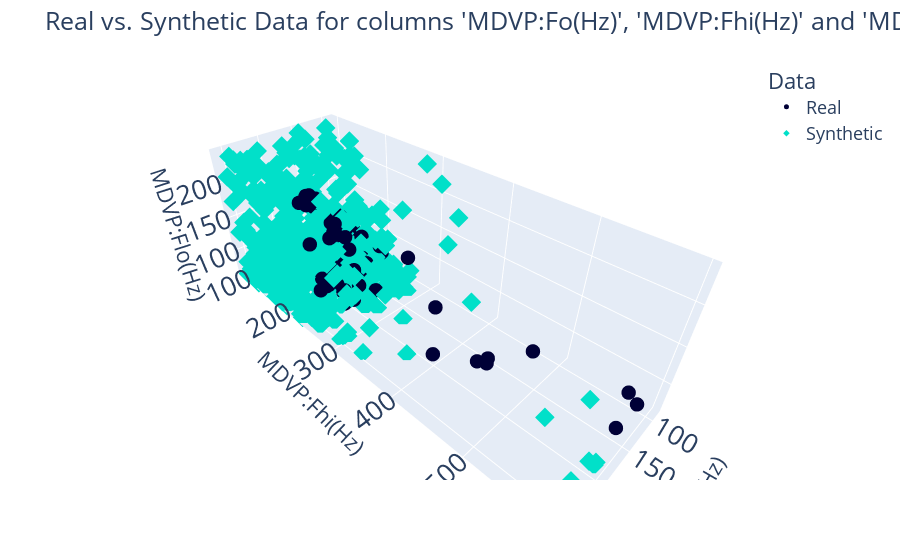

Notebook cell for this chart:
### Code cell
PosCampoInicial = 1
compare_3d(DataPrincipal.iloc[:,PosCampoInicial:PosCampoInicial+3], DataSintetico.iloc[:,PosCampoInicial:PosCampoInicial+3]).show("vscode")

### Figure 1 — Plotly figure (JSON) as saved in the notebook; plotly's stock layout.template omitted (floating-point values rounded to 4 significant figures; data arrays with more than 128 entries replaced by an {"elided": "..."} marker saying what was removed)
{"data": [{"hovertemplate": "Data=Real<br>MDVP:Fo(Hz)=%{x}<br>MDVP:Fhi(Hz)=%{y}<br>MDVP:Flo(Hz)=%{z}<extra></extra>", "legendgroup": "Real", "marker": {"color": "#000036", "size": 5, "symbol": "circle"}, "mode": "markers", "name": "Real", "scene": "scene", "showlegend": true, "type": "scatter3d", "x": {"elided": "168 float values"}, "y": {"elided": "168 float values"}, "z": {"elided": "168 float values"}}, {"hovertemplate": "Data=Synthetic<br>MDVP:Fo(Hz)=%{x}<br>MDVP:Fhi(Hz)=%{y}<br>MDVP:Flo(Hz)=%{z}<extra></extra>", "legendgroup": "Synthetic", "marker": {"color": "#01E0C9", "size": 5, "symbol": "diamond"}, "mode": "markers", "name": "Synthetic", "scene": "scene", "showlegend": true, "type": "scatter3d", "x": {"elided": "500 float values"}, "y": {"elided": "500 float values"}, "z": {"elided": "500 float values"}}], "layout": {"font": {"size": 18}, "legend": {"title": {"text": "Data"}, "tracegroupgap": 0}, "margin": {"t": 60}, "plot_bgcolor": "#F5F5F8", "scene": {"domain": {"x": [0, 1], "y": [0, 1]}, "xaxis": {"title": {"text": "MDVP:Fo(Hz)"}}, "yaxis": {"title": {"text": "MDVP:Fhi(Hz)"}}, "zaxis": {"title": {"text": "MDVP:Flo(Hz)"}}}, "showlegend": true, "title": {"text": "Real vs. Synthetic Data for columns 'MDVP:Fo(Hz)', 'MDVP:Fhi(Hz)' and 'MDVP:Flo(Hz)'"}}}
